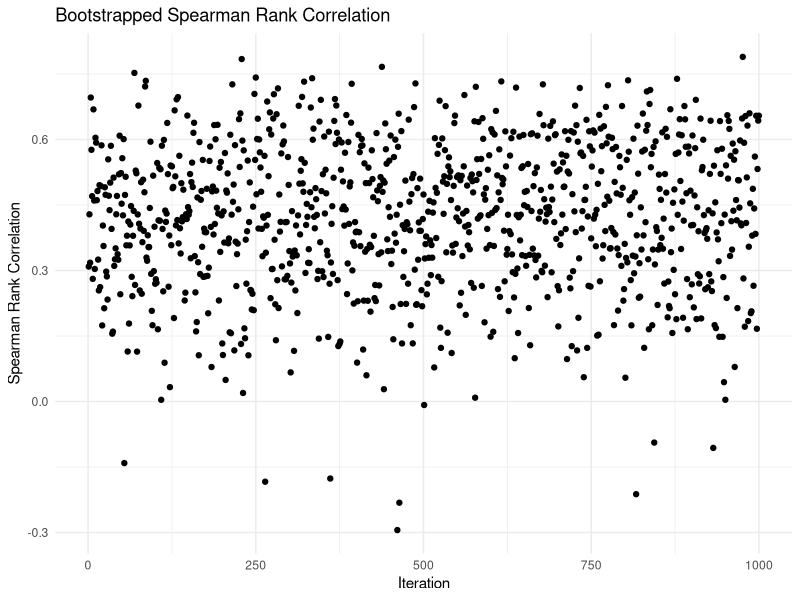
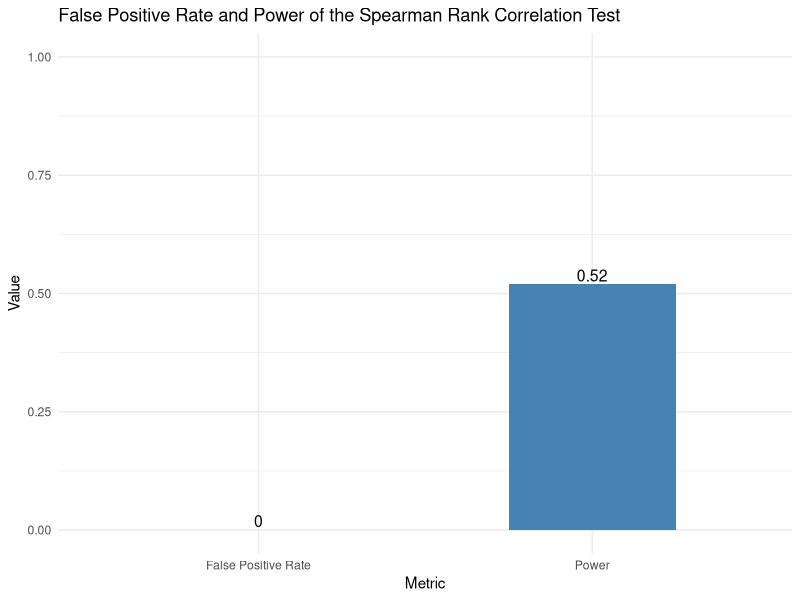

These charts were generated, in order, by the following R code:
## ---- chunk 1
knitr::opts_chunk$set(message=FALSE, warnings=FALSE, echo = TRUE)
## ---- chunk 2
# Load libraries
library(boot)
library(ggplot2)

# Fake data
x <- c(1, 2, 3, 4, 5, 6, 7, 8, 9, 10, 1, 2, 3, 4, 5, 6, 7, 8, 9, 10, 1, 2, 3, 4, 5, 6, 7, 8, 9, 10)
y <- c(0, 1, 0, 0, 1, 1, 1, 0, 1, 1, 0, 1, 0, 0, 1, 1, 1, 0, 1, 1, 0, 1, 0, 0, 1, 1, 1, 0, 1, 1)
data <- data.frame(x, y)

# Bootstrap function
spearman_boot <- function(data, indices) {
  sample_data <- data[indices, ]
  return(cor.test(sample_data$x, sample_data$y, method = "spearman", exact=FALSE)$estimate)
}

# bootstrapping
set.seed(123) # Set a seed for reproducibility
n_bootstraps <- 1000
boot_results <- boot(data, spearman_boot, R = n_bootstraps)

# Create a figure
boot_df <- data.frame(Iteration = 1:n_bootstraps, Correlation = boot_results$t)
ggplot(boot_df, aes(x = Iteration, y = Correlation)) +
  geom_point() +
  theme_minimal() +
  labs(title = "Bootstrapped Spearman Rank Correlation",
       x = "Iteration",
       y = "Spearman Rank Correlation")

## ---- chunk 3
# Load libraries
install.packages("mvtnorm", repos = "https://cran.r-project.org/web/packages/mvtnorm/index.html")
library(mvtnorm)
library(ggplot2)

# Simulation parameters
n_simulations <- 1000
sample_size <- 50
true_correlation <- 0.3
significance_level <- 0.05

# counters
false_positives <- 0
true_positives <- 0

# simulations
set.seed(123) # reproducibility and all that jazz
for (i in 1:n_simulations) {
  # Generate random data with the specified correlation
  data <- rmvnorm(sample_size, mean = c(0, 0), sigma = matrix(c(1, true_correlation, true_correlation, 1), ncol = 2))
  x <- data[, 1]
  y <- data[, 2]

  # Apply cor.test()
  test_result <- cor.test(x, y, method = "spearman", exact=FALSE)

  if (test_result$p.value < significance_level) {
    if (true_correlation == 0) {
      false_positives <- false_positives + 1
    } else {
      true_positives <- true_positives + 1
    }
  }
}

# Calculate false positive rate and power
false_positive_rate <- false_positives / n_simulations
power <- true_positives / n_simulations
cat("False positive rate:", false_positive_rate, "\n")
cat("Power:", power, "\n")

# Data
plot_data <- data.frame(
  Metric = c("False Positive Rate", "Power"),
  Value = c(false_positive_rate, power)
)

# Create a bar plot
ggplot(plot_data, aes(x = Metric, y = Value)) +
  geom_bar(stat = "identity", fill = "steelblue", width = 0.5) +
  theme_minimal() +
  labs(title = "False Positive Rate and Power of the Spearman Rank Correlation Test",
       x = "Metric",
       y = "Value") +
  ylim(0, 1) +
  geom_text(aes(label = round(Value, 2)), vjust = -0.25, size = 4)
## ---- chunk 4
# Load libraries
library(mvtnorm)
library(MASS)

# Simulation parameters
n_simulations <- 1000
sample_size <- 50
true_correlation <- 0.3

estimated_correlations <- numeric(n_simulations)

# simulations
set.seed(123) # For reproducibility
for (i in 1:n_simulations) {
  # Generate random data with the specified correlation
  data <- rmvnorm(sample_size, mean = c(0, 0), sigma = matrix(c(1, true_correlation, true_correlation, 1), ncol = 2))
  x <- data[, 1]
  y <- data[, 2]

  # Calculate correlation coefficient
  estimated_correlations[i] <- cor(x, y, method = "spearman")
}

# Calculate bias and MSE
bias <- mean(estimated_correlations) - true_correlation
mse <- mean((estimated_correlations - true_correlation)^2)

cat("Bias:", bias, "\n")
cat("MSE:", mse)
## ---- chunk 5
# Fake data
x <- c(1, 2, 3, 4, 5, 6, 7, 8, 9, 10, 1, 2, 3, 4, 5, 6, 7, 8, 9, 10, 1, 2, 3, 4, 5, 6, 7, 8, 9, 10)
y <- c(0, 1, 0, 0, 1, 1, 1, 0, 1, 1, 0, 1, 0, 0, 1, 1, 1, 0, 1, 1, 0, 1, 0, 0, 1, 1, 1, 0, 1, 1)

# test
spearman_result <- cor.test(x, y, method = "spearman", exact=FALSE)

print(spearman_result)
